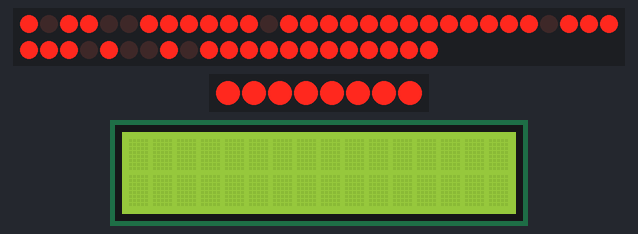
Bench run of a sketch on a simulated Arduino Uno, built with avr-gcc and run on an emulated ATmega328P. Parts: 51 shift-register outputs drawn as a row of LEDs (first output left, lit = HIGH), 8 shift-register outputs drawn as a row of LEDs (first output left, lit = HIGH), 16×2 character LCD. Wiring (inferred from the names in the program): 8 × shift register (74HC595): data pin 10; shift clock pin 9; latch pin 8; shift register (74HC595): data pin 11; shift clock pin 12; latch pin 13. Wiring (inferred from the signals the program sends): character LCD (HD44780): RS Q32; E Q47; data Q1, Q2, Q3, Q4; 2 × row of LEDs: on Q0, Q5, Q6, Q7, Q8, Q9, Q10, Q11, Q12, Q13, Q14, Q15, Q16, Q17, Q18, Q19, Q20, Q21, Q22, Q23, Q24, Q25, Q26, Q27, Q28, Q29, Q30, Q31, Q33, Q34, Q35, Q36, Q37, Q38, Q39, Q48, Q49, Q50, Q51, Q52, Q53, Q54, Q55, Q56, Q57, Q58, Q59, Q60, Q61, Q62, Q63 / on Q0, Q1, Q2, Q3, Q4, Q5, Q6, Q7. Random numbers use the default seed unless the sketch sets one; the character LCD is taken to start in 4-bit mode.

Above: at 4.07 s.
At 8.97 s:
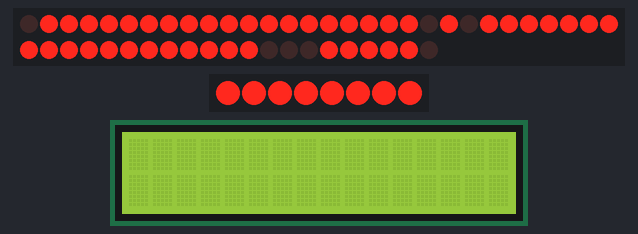
At 12.73 s:
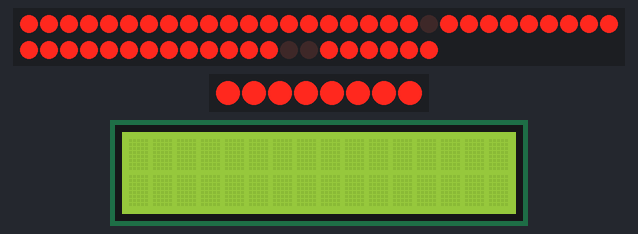
At 21.91 s:
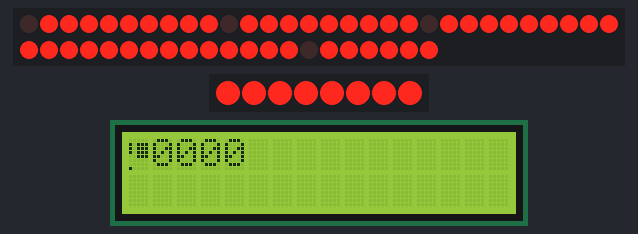
At 31.09 s:
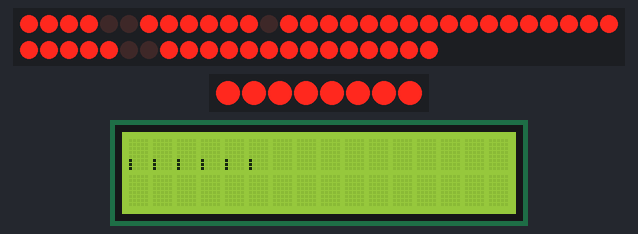
At 39.55 s:
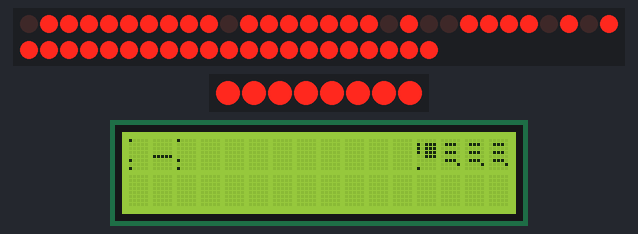

The sketch:

castellano_bytebeat_01.ino
```cpp
//**************************************************************//
//  Name    : shiftOutCode, Hello World
//  Author  : Carlyn Maw,Tom Igoe, David A. Mellis
//  Date    : 25 Oct, 2006
//  Modified: 23 Mar 2010
//  Version : 2.0
//  Notes   : Code for using a 74HC595 Shift Register           //
//          : to count from 0 to 255
//****************************************************************

//Pin connected to ST_CP of 74HC595
int r_l = 13;
int r_c = 12;
int r_d = 11;

int c_l = 8;
int c_c = 9;
int c_d = 10;


char row_0 = B00000001;
char row_1 = B00000010;
char row_2 = B00000100;
char row_3 = B00001000;
char row_4 = B00010000;
char row_5 = B00100000;
char row_6 = B01000000;
char row_7 = B10000000;

char  rows[] = {
  row_0, row_1 ,row_2 ,row_3 ,row_4 ,row_5 ,row_6 ,row_7 };

char buf[] =
{
  0,0,0,0,0,0,0,0,
  0,0,0,0,0,0,0,0,
  0,0,0,0,0,0,0,0,
  0,0,0,0,0,0,0,0,
  0,0,0,0,0,0,0,0,
  0,0,0,0,0,0,0,0,
  0,0,0,0,0,0,0,0,
  0,0,0,0,0,0,0,0
};


void setup() {

  //  buffer = malloc(size * sizeof(char));
  //set pins to output so you can control the shift register
  pinMode(c_l, OUTPUT);
  pinMode(c_c, OUTPUT);
  pinMode(c_d, OUTPUT);

  pinMode(r_l, OUTPUT);
  pinMode(r_c, OUTPUT);
  pinMode(r_d, OUTPUT);

  digitalWrite(r_l, LOW);
  shiftOut(r_d, r_c, MSBFIRST, row_0 );
  digitalWrite(r_l, HIGH);
}

unsigned char t = 1;
unsigned char count = 1;
unsigned char speed = 5;
int rowMux = 1;

void loop() {
 if(count == speed)  {
   t += 1;
   count = 0;
 }else
 {
   count ++;
 }


 bytebeat(t);
// debug(t);
//scroll();
 pushBuffer();

}

void debug(unsigned char t){

  char col = 0;
  char data = 0;
  unsigned char internal_t = t;

  for (int row = 0 ; row < 8 ; row++)
  {

    internal_t += row * 8;
    for( int col = 0; col < 8 ; col++)
    {
      internal_t += col;
      data = (internal_t*(internal_t>>5|internal_t>>8))>>(internal_t>>16) ;
      loadBuffer(col, row, data);
    }
  }
}

void bytebeat(unsigned char t){

  char col = 0;
  char data = 0;
  unsigned char internal_t = t;

  for (int row = 0 ; row < 8 ; row++)
  {

    internal_t += row * 8;
    for( int col = 0; col < 8 ; col++)
    {
      internal_t += col;
      data = (internal_t*(internal_t>>5|internal_t>>8))>>(internal_t>>16) ;
      loadBuffer(col, row, data);
    }
  }
}

void loadBuffer(char x, char  y, char data)
{
  buf[y * 8 + x] = data;
}

void pushBuffer()
{
  for (int row = 0 ; row < 8 ; row++)
  {
    digitalWrite(r_l, LOW);
    shiftOut(r_d, r_c, MSBFIRST,  rows[row]);

    digitalWrite(c_l, LOW);
    for(int col = 0; col < 8; col++)
    {
      shiftOut(c_d, c_c, MSBFIRST,  getData(col,row));
    }

    digitalWrite(c_l, HIGH);
    digitalWrite(r_l, HIGH);
    delay(rowMux);
  }
}

char getData(char x, char y)
{
  return buf[x + y * 8];
}


void randomPattern()
{
  digitalWrite(c_l, LOW);
  for(int i = 0; i < 8; i ++)
  {
    shiftOut(c_d, c_c, MSBFIRST, random(255)  );
  }
  digitalWrite(c_l, HIGH);
}

void blank()
{
  digitalWrite(c_l, LOW);
  shiftOut(c_d, c_c, MSBFIRST, 0 );
  digitalWrite(c_l, HIGH);
}

void checkers()
{
  for (int row = 0 ; row < 8 ; row++)
  {
    digitalWrite(r_l, LOW);
    shiftOut(r_d, r_c, MSBFIRST, rows[row] );

    if(row % 2 == 0 )
    {
      patternA();
    }
    else
    {
      patternB();
    }

    digitalWrite(r_l, HIGH);
  }
}
void patternA()
{

  digitalWrite(c_l, LOW);
  for(int i = 0; i < 8; i ++)
  {
    shiftOut(c_d, c_c, MSBFIRST, 170  );
  }
  digitalWrite(c_l, HIGH);

}
void patternB()
{

  digitalWrite(c_l, LOW);

  for(int i = 0; i < 8; i ++)

  {
    shiftOut(c_d, c_c, MSBFIRST, 85  );
  }
  digitalWrite(c_l, HIGH);
}


void scroll(){
  unsigned long l = 1;
  unsigned long n = 0;

  //lesss
  for (int b = 0 ; b < 64 ; b++)
  {

    digitalWrite(c_l, LOW);

    shiftOut(c_d, c_c, MSBFIRST, l  );
    shiftOut(c_d, c_c, MSBFIRST, l >> 8   );
    shiftOut(c_d, c_c, MSBFIRST, l >> 16  );
    shiftOut(c_d, c_c, MSBFIRST, l >> 24);
    digitalWrite(c_l, HIGH);
    l <<= 1;
    delay(15);
  }
}
```
